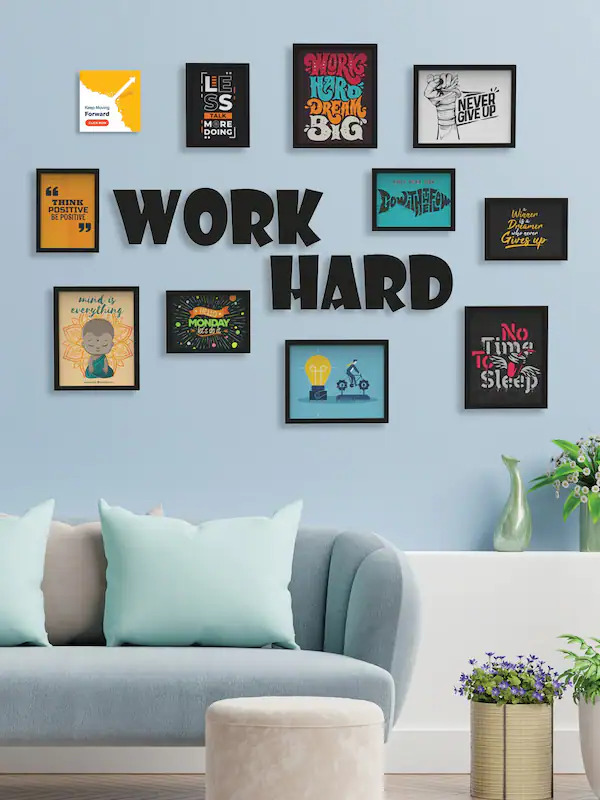
#> input picture img-histogram.jpg, 600 x 800 px
$ python histogram.py
#> lines starting #> are read from the running program, lines starting #| are printed output that depends on the picture
import cv2
import matplotlib.pyplot as plt

img = cv2.imread('img-histogram.jpg', 0)
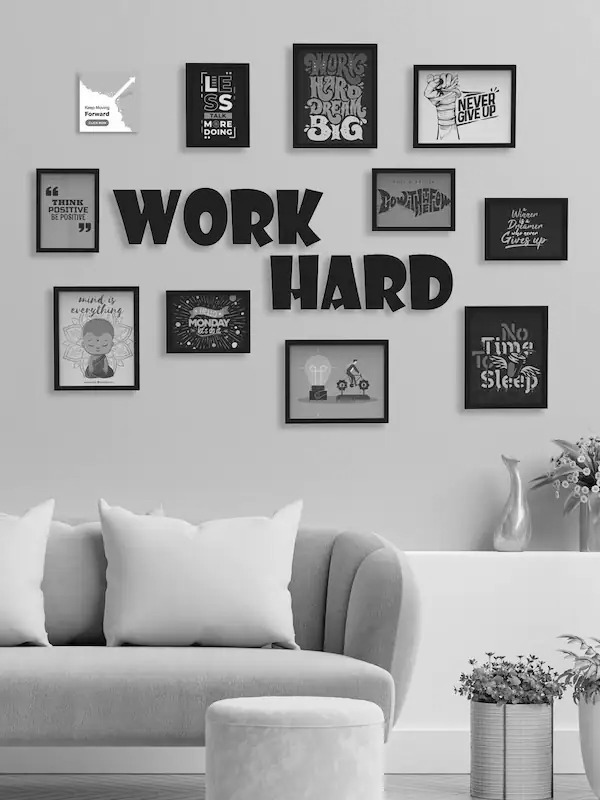
#> img: shape (800, 600); min 0, max 255, mean 165
img_hist = cv2.calcHist([img], [0], None, [256], [0, 256])
#> img_hist = 256 values, max 22963 at index 191, min 17 at index 244, mean 1875
equalized_hist = cv2.equalizeHist(img)
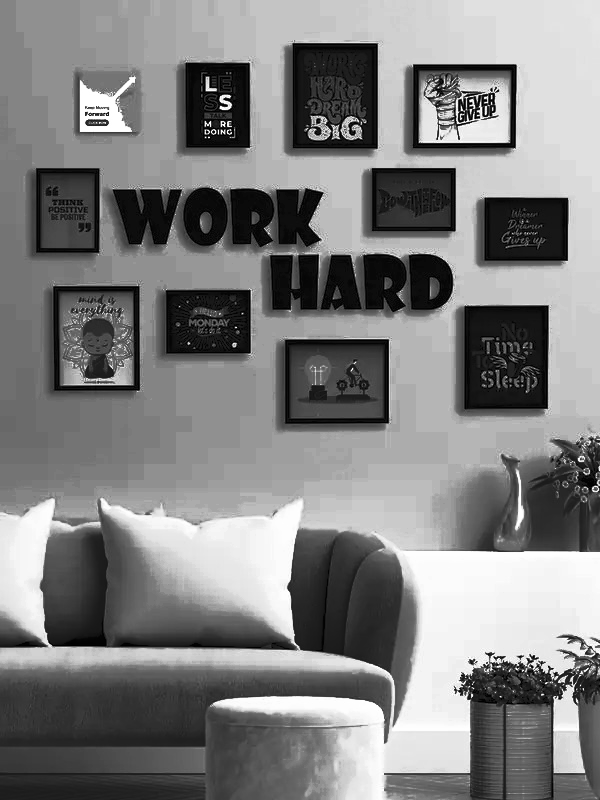
#> equalized_hist: shape (800, 600); min 0, max 255, mean 128.9
img_equalize_hist = cv2.calcHist([equalized_hist], [0], None, [256], [0, 256])
#> img_equalize_hist = 256 values, max 22963 at index 144, min 0 at index 9, mean 1875

clache = cv2.createCLAHE(clipLimit=2.0, tileGridSize=(8, 8))
cl1 = clache.apply(img)
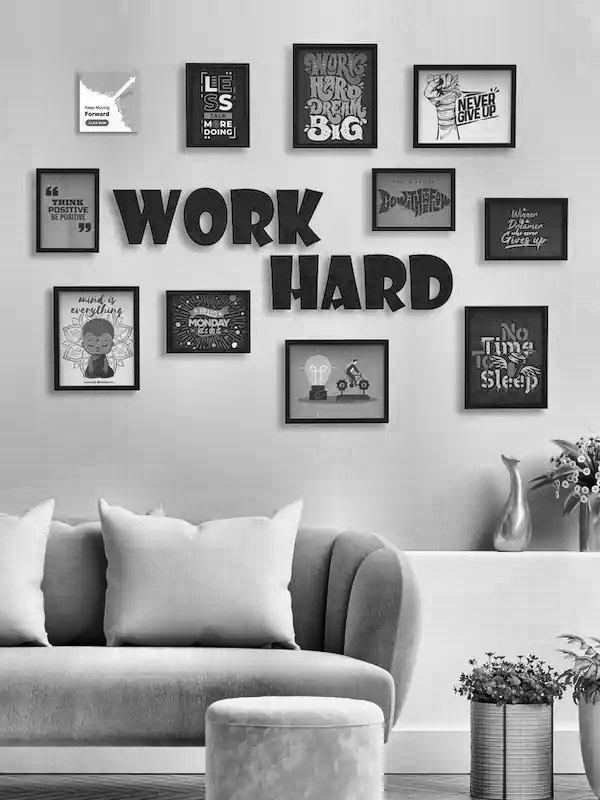
#> cl1: shape (800, 600); min 0, max 255, mean 164.6
cl1_equalize_hist = cv2.calcHist([cl1], [0], None, [256], [0, 256])
#> cl1_equalize_hist = 256 values, max 8818 at index 213, min 1 at index 0, mean 1875

plt.subplot(3, 2, 1), plt.imshow(img, 'gray')
plt.subplot(3, 2, 2), plt.plot(img_hist, 'gray')
plt.subplot(3, 2, 3), plt.imshow(equalized_hist, 'gray')
plt.subplot(3, 2, 4), plt.plot(img_equalize_hist, 'gray')
plt.subplot(3, 2, 5), plt.imshow(cl1, 'gray')
plt.subplot(3, 2, 6), plt.plot(cl1_equalize_hist, 'gray')
plt.show()
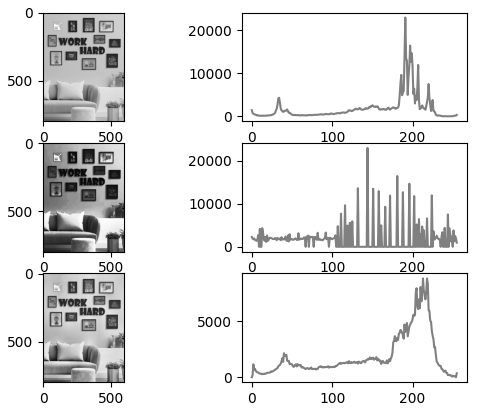
#> figure drawn by matplotlib, 6 panels; panel 2: curve peaks at x = 191, y = 22963; panel 4: curve peaks at x = 144, y = 22963; panel 6: curve peaks at x = 213, y = 8818
